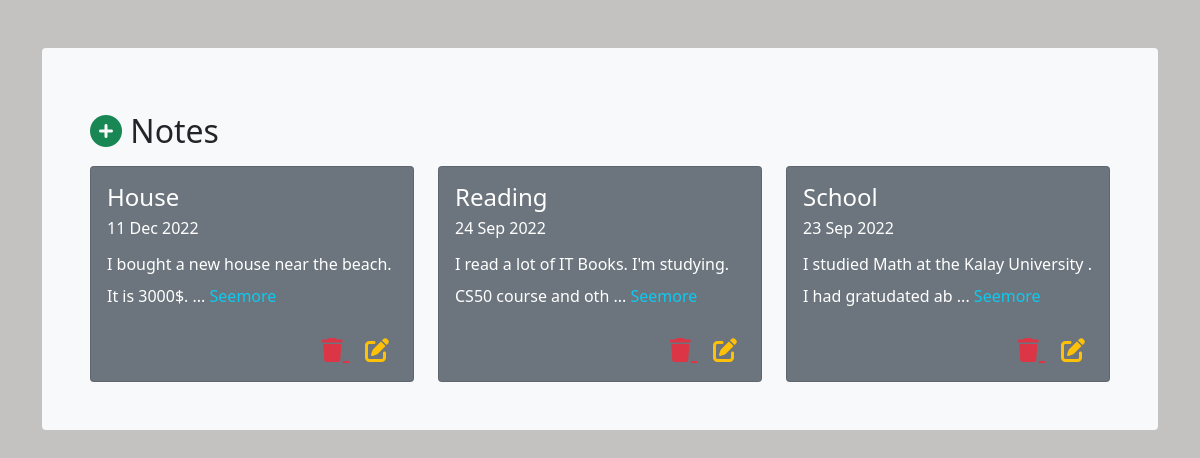
The page / on the database its author committed.
### tables this page shows
CREATE TABLE `note` (
  `id` int(11) NOT NULL,
  `title` varchar(255) NOT NULL,
  `description` text NOT NULL,
  `created_at` timestamp NOT NULL DEFAULT current_timestamp()
);

### controllers/templateController.php (called while the page is built)
<?php
class templateController {
    public function ctrlTemplate() {
        include "views/template.php";
    }
}

### index.php (called while the page is built, shortened)
<?php
require_once "controllers/templateController.php";
require_once "controllers/cardController.php";
require_once "models/cardModel.php";
$ctrlTemplate = new templateController();
$ctrlTemplate->ctrlTemplate();

### controllers/cardController.php (called while the page is built, shortened)
<?php
class CardController {
    static public function ctrlShowCard($item, $value) {
        $table = "note";
        $response = CardModel::mdlShowCard($table, $item, $value);
        return $response;
    }
}

### models/connection.php (called while the page is built)
<?php
class Connection{
    static public function connect() {
        $link = new PDO("mysql:host=localhost;dbname=notemvc","root","");
        $link -> exec("set names utf8");
        return $link;
    }
}

### models/cardModel.php (called while the page is built, shortened)
<?php
require_once "connection.php";
class CardModel {
    static public function mdlShowCard($table, $item, $value) {
        if($item != null) {
            $stmt = Connection::connect()->prepare("SELECT * FROM $table WHERE $item=:$item");
            $stmt->bindParam(":".$item, $value, PDO::PARAM_STR);
            $stmt -> execute();
            return $stmt->fetch();
        } else {
            $stmt = Connection::connect()->prepare("SELECT * FROM $table ORDER BY id DESC");
            $stmt -> execute();
            return $stmt->fetchAll();
        }
    }
}

### modules/card.php (the view, shortened to what this page needs)
<div class="bg-light my-5 m-auto w-full rounded py-3 px-5 ">
<div class="h2 mt-0 mt-sm-5">
    <a href="#" data-bs-toggle="modal" data-bs-target="#add"><i class="fa-solid fa-plus-circle text-success" title="Add Note"></i></a>
    Notes
</div>
<?php
  $item = null;
  $value = null;
  $card = CardController::ctrlShowCard($item, $value);
?>
<div class="my-3">
    <div class="row ml-3">
        <?php
          if($card) {
            foreach($card as $key=>$value) { ?>
              <div class="col-12 col-md-6 col-lg-4 mb-3">
                  <div class="card bg-secondary">
                      <div class="card-body text-white">
                          <h4 class="card-title"><?php echo $value["title"]; ?></h4>
                          <span class="card-subtitle d-block mb-2 text-sm"><?php echo date("d M Y", strtotime($value["created_at"])); ?></span>
                          <p class="card-text lh-lg"><?php echo substr($value["description"],0,60) ; ?> ... <span class="btnDetailCard" data-bs-toggle="modal" data-bs-target="#detail"><a href="#" class="text-decoration-none text-info"> Seemore</a></span> </p>
                          <div class="mt-4 text-end">
                              <a href="#" class="card-link text-danger h4 btnDeleteCard" idCard="<?php echo $value['id']; ?>"><i class="fa-solid fa-trash"></i>
                              </a>
                              <a href="#" class="card-link text-warning me-2 h4 btnEditCard" idCard="<?php echo $value['id']; ?>"><i class="fa-solid fa-pen-to-square" data-bs-toggle="modal" data-bs-target="#edit"></i>
                              </a>
                          </div>
                      </div>
                  </div>
                </div>
              <?php
            }
          }
        ?>
    </div>
</div>
</div>

### views/template.php (shortened to what this page needs)
<!DOCTYPE html>
<html lang="en">
    <head>
        <link rel="stylesheet" href="views/css/bootstrap.min.css">
        <link rel="stylesheet" href="views/css/style.css">
        <link rel="stylesheet" href="https://cdnjs.cloudflare.com/ajax/libs/font-awesome/6.2.0/css/all.min.css">
</head>
<body class="app">
    <div class="container">
        <?php
            if(isset($_GET["page"])) {
                if($_GET["page"] == "card") {
                    include "modules/".$_GET["page"].".php";
                } else {
                    include "modules/404.php";
                }
            }else{
                include "modules/card.php";
            }
        ?>
    </div>
</body>
</html>

### views/css/style.css (style rules this page uses)
.app { background-color: rgb(196, 194, 193); }

### rows shown on the page
note: title "House", created_at "11 Dec 2022", description "I bought a new house near the beach. It is 3000$."
note: title "Reading", created_at "24 Sep 2022", description "I read a lot of IT Books. I'm studying. CS50 course and oth"
note: title "School", created_at "23 Sep 2022", description "I studied Math at the Kalay University . I had gratudated ab"
